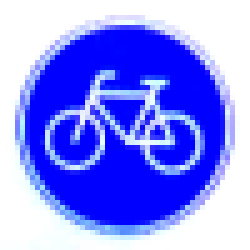
#> input picture source/templates/bike.png, 50 x 50 px (shown 5 times larger); its folder holds 2 pictures in this run
$ python RandomPicVisualisation.py
#> lines starting #> are read from the running program, lines starting #| are printed output that depends on the picture; after the words box and inside, x2 and y2 are one past the last pixel; in counts of white or black regions, pixels touching at a corner belong together; pictures that were not available may be replaced by others from this repository, and a replacement may not be noted
# -*- coding: utf-8 -*-
"""
Created on Sun Nov 13 19:57:43 2022

@author: Ivan
"""

import cv2
import numpy as np
import matplotlib.pyplot as plt
import random
import os

templatesPath='source/templates'
testPath='source/images'

testImages=os.listdir(testPath)
#Getting random image from folder
randomImage=testImages[random.randint(0,len(testImages)-1)]
classNames=[]
templateImages=[]
myList=os.listdir(templatesPath)

#Defining RGB min-max color values choosen by experimenting
lower_blue = np.array([55,130,80])
upper_blue = np.array([255,255,255])
#initialization SIFT feature matching
SIFT=cv2.SIFT_create()

#Read template images by OpenCV and add them and their names to lists
for cl in myList:
    imgCur= cv2.imread(f'{templatesPath}/{cl}',0)
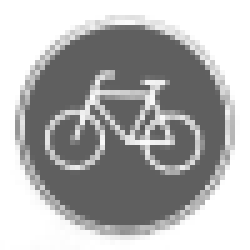
#> imgCur: shape (50, 50) (shown 5 times larger); min 90, max 255, mean 176.1
    templateImages.append(imgCur)
    classNames.append(os.path.splitext(cl)[0])
#> pass 2 of the loop `for cl in myList:`:
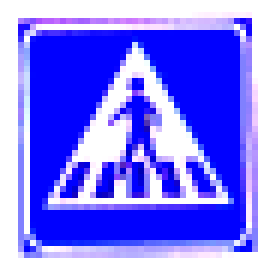
#> input picture source/templates/pedestrian.png, 44 x 44 px (shown 6 times larger)
#> `imgCur= cv2.imread(f'{templatesPath}/{cl}',0)`:
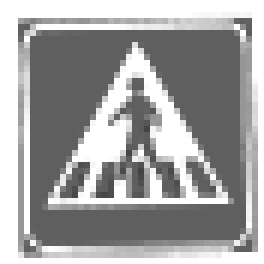
#> imgCur: shape (44, 44) (shown 6 times larger); min 66, max 255, mean 162.1


# detect and compute template images Descriptors and store them
def findDes(images):
    desList=[]
    for image in images:
        kp,des=SIFT.detectAndCompute(image, None)
        desList.append(des)
#> this loop made 2 passes
#> after the loop, desList = 2 items
    return desList

desList=findDes(templateImages)
#> desList = 2 items

# Compute Descriptors for random image and find matches for both of
# templet images descriptors with ratio test 0.75
def findID(img, desList, thres=0):
    kp2,des2=SIFT.detectAndCompute(img, None)
    bf= cv2.BFMatcher()
    matchList=[]
    #set at -1 because 'bike' has value 0
    finalVal=-1
    try:
        for des in desList:
            matches=bf.knnMatch(des,des2,k=2)
            good = []
            for m,n in matches:
                if m.distance < 0.75*n.distance:
                    good.append([m])
            matchList.append(len(good))
    except:
        pass
    #print(matchList)
    #take biggest value in matchList and return it as a function output
    if len(matchList)!=0:
        if max(matchList)>thres:
            finalVal=matchList.index(max(matchList))

    return finalVal


img = cv2.imread(f'{testPath}/{randomImage}')
#> img is the input picture: shape (50, 50, 3); mean B, G, R 255, 138.8, 133
im_rgb = cv2.cvtColor(img, cv2.COLOR_BGR2RGB)
im_hsv = cv2.cvtColor(img, cv2.COLOR_BGR2HSV)
#> im_hsv: shape (50, 50, 3); mean H, S, V 80.5, 122.1, 255
im_gray = cv2.cvtColor(img, cv2.COLOR_BGR2GRAY)
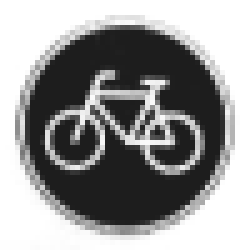
#> im_gray: shape (50, 50) (shown 5 times larger); min 29, max 255, mean 150.3

height, width= img.shape[:2]
#> height = 50; width = 50

#Creating ROI on HSV by applying mask to each layer
ROI= np.array([[(0,0),(width,0),(width,150),(0,150)]], dtype= np.int32)
#> ROI = [[0, 0], [50, 0], [50, 150], [0, 150]]

for i in range(3):
    blank= np.zeros_like(im_hsv[:,:,i])

    region_of_interest= cv2.fillPoly(blank, ROI,255)
    region_of_interest_image= cv2.bitwise_and(im_hsv[:,:,i], region_of_interest)

    im_hsv[:,:,i]=region_of_interest_image
#> this loop made 3 passes
#> pass 1, `region_of_interest_image= cv2.bitwise_and(im_hsv[:,:,i], region_of_int..`:
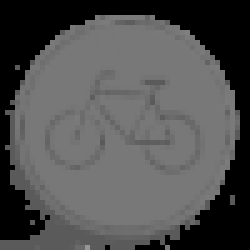
#> region_of_interest_image: shape (50, 50) (shown 5 times larger); min 0, max 150, mean 80.5
#> pass 2, `region_of_interest_image= cv2.bitwise_and(im_hsv[:,:,i], region_of_int..`:
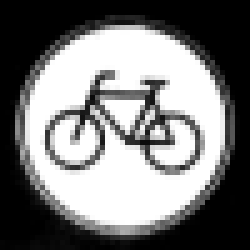
#> region_of_interest_image: shape (50, 50) (shown 5 times larger); min 0, max 255, mean 122.1
#> after the loop: blank: shape (50, 50); every value is 255

#getting the mask image from the HSV image using threshold values
mask = cv2.inRange(im_hsv, lower_blue, upper_blue )
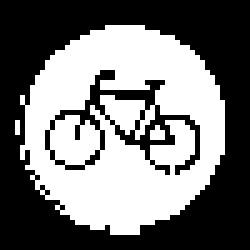
#> mask: shape (50, 50) (shown 5 times larger); 46.2% white; 3 white regions (2 under 20 px)

#extracting the contours of the object
contours,_ = cv2.findContours(mask, cv2.RETR_TREE, cv2.CHAIN_APPROX_NONE)
#> contours = 23 contours, 20 with area under 20; largest, box (x1, y1, x2, y2) and area: (4, 5, 45, 47) 1252, (22, 20, 41, 36) 101, (10, 13, 34, 27) 100
#sorting the contour based of area
contours = sorted(contours, key=cv2.contourArea, reverse=True)

if contours:
    #if any contours are found we take the biggest contour and get bounding box
    (x_min, y_min, box_width, box_height) = cv2.boundingRect(contours[0])
#> x_min = 4; y_min = 5; box_width = 41; box_height = 42
    #drawing a rectangle around the object with 15 as margin
    if(box_width>5):
        cv2.rectangle(im_rgb, (x_min - 15, y_min -15),
                      (x_min + box_width + 15, y_min + box_height + 15),(0,255,0), 4)
        # We are doing SIFT feature matching for rectangle with margins, so we have to
        #make sure if rectangle are next to borders
        if(y_min>15 and (x_min>15)and((x_min+box_width+15)<width)):
            classId=findID(im_gray[y_min-15:y_min +box_height+15,x_min-15:x_min +box_width+15],desList)
        else:
            classId=findID(im_gray[y_min:y_min +box_height+20,x_min-20:x_min +box_width],desList)
#> in findID, `kp2,des2=SIFT.detectAndCompute(img, None)`: kp2 = 1 keypoints; (x, y, size): (2, 21, 2.1)
#> the loop in findID, `for des in desList:` made 1 pass
#> matches on pass 1: 6 matches
#> after the loop in findID, `for des in desList:`: matchList = []
#> classId = -1

        if classId !=-1:
            print('Detected traffic sign:', classNames[classId])
        else:
            print('Traffic sign is not detected')


plt.imshow(im_rgb)
plt.axis('off')
plt.show()
